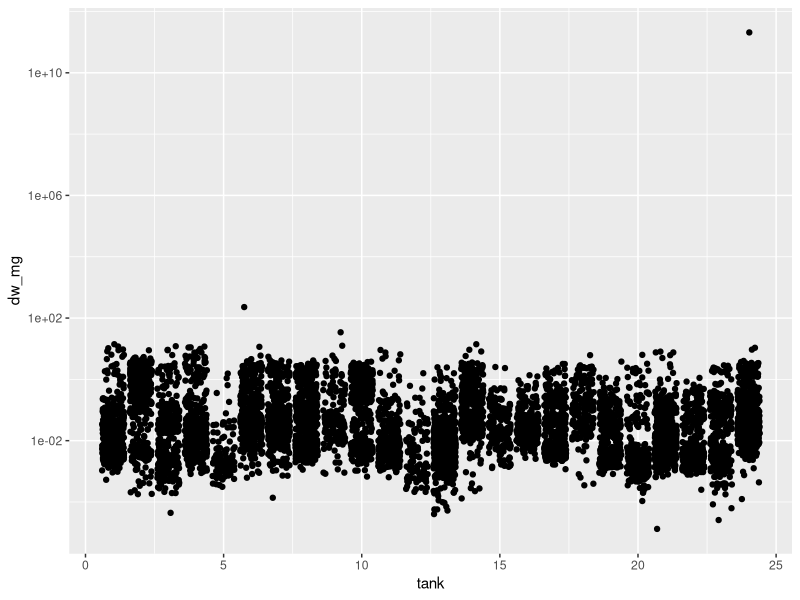
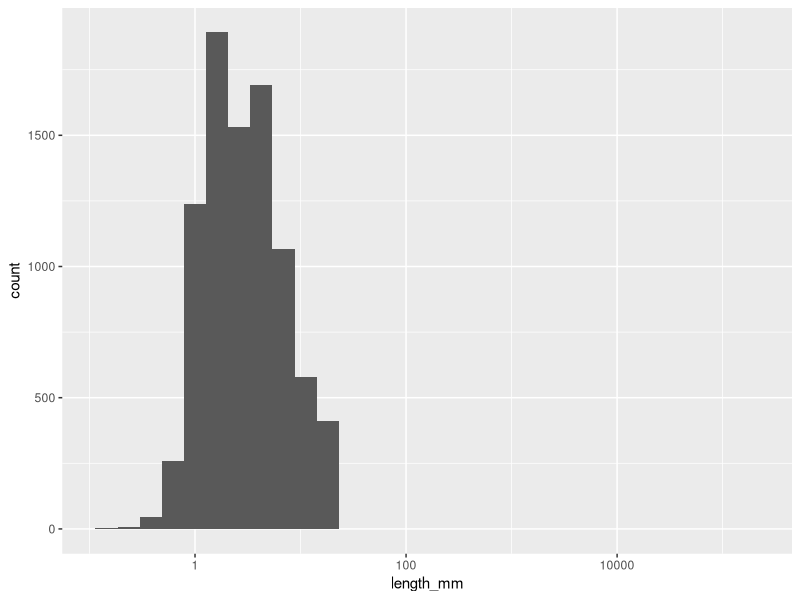

Generate these figures, in order, with R:
library(tidyverse)


# load data
dw_raw = read_csv(file = "data/dw_raw.csv")

# plot the data to check for errors (repeat with different x and y variables)

dw_raw %>% 
  ggplot(aes(x = tank, y = dw_mg)) +
  geom_jitter() +
  scale_y_log10()

dw_raw %>% 
  # filter(dw_mg <= 1000) %>% 
  ggplot(aes(x = length_mm)) + 
  geom_histogram() +
  scale_x_log10()

# filter obvious outliers (anything else to add?)
dw_fixed = dw_raw %>% 
  filter(dw_mg < 200) %>%
  group_by(tank) %>%
  mutate(xmin = min(dw_mg, na.rm = T),
         xmax = max(dw_mg, na.rm = T),
         counts = 1) 

write_csv(dw_fixed, file = "data/dw_fixed.csv")
saveRDS(dw_fixed, file = "data/dw_fixed.rds")

